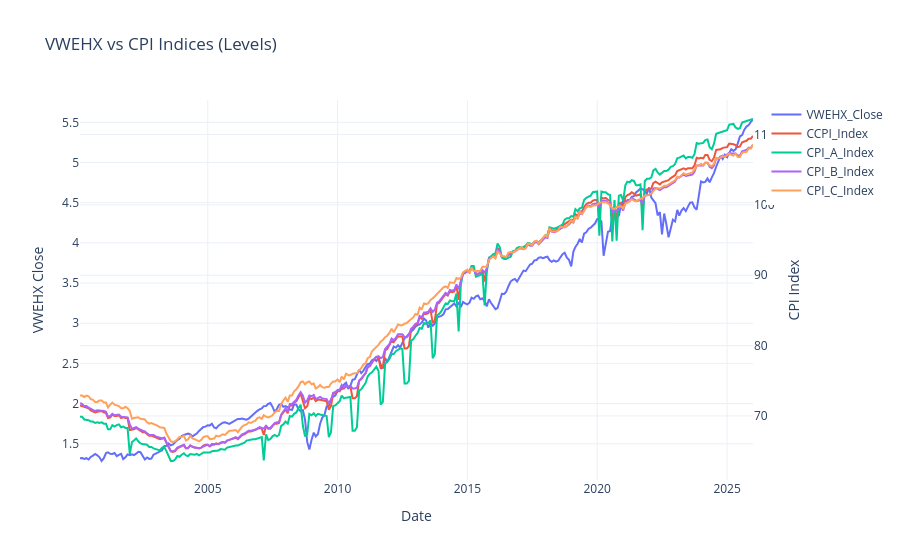
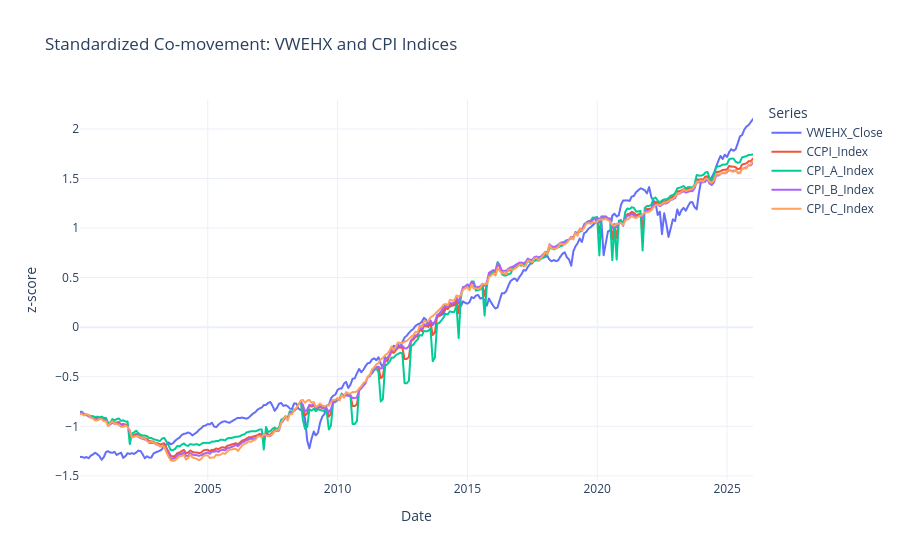

The cell these charts' notebook holds for them, in order:
### Markdown cell above
## 6) Trend visualization (level + standardized)

Standardized plots help compare co-movement despite different scales.

### Code cell
cpi_index_cols = [c for c in ['CCPI_Index', 'CPI_A_Index', 'CPI_B_Index', 'CPI_C_Index'] if c in df.columns]

fig = go.Figure()
fig.add_trace(go.Scatter(x=df['Date'], y=df['VWEHX_Close'], mode='lines', name='VWEHX_Close', yaxis='y1'))
for col in cpi_index_cols:
    fig.add_trace(go.Scatter(x=df['Date'], y=df[col], mode='lines', name=col, yaxis='y2'))

fig.update_layout(
    title='VWEHX vs CPI Indices (Levels)',
    xaxis_title='Date',
    yaxis=dict(title='VWEHX Close'),
    yaxis2=dict(title='CPI Index', overlaying='y', side='right'),
    hovermode='x unified',
    template='plotly_white',
    dragmode='pan',
)
fig.show(config={"scrollZoom": True, "doubleClick": "reset+autosize"})

z_cols = ['VWEHX_Close'] + cpi_index_cols
z = df[['Date'] + z_cols].copy()
for col in z_cols:
    z[col] = (z[col] - z[col].mean()) / z[col].std()

z_long = z.melt(id_vars='Date', var_name='Series', value_name='zscore')
fig2 = px.line(
    z_long,
    x='Date',
    y='zscore',
    color='Series',
    title='Standardized Co-movement: VWEHX and CPI Indices',
)
fig2.update_layout(template='plotly_white', yaxis_title='z-score', dragmode='pan')
fig2.show(config={"scrollZoom": True, "doubleClick": "reset+autosize"})

### Figure 1 — Plotly figure (JSON) as saved in the notebook; plotly's stock layout.template omitted (floating-point values rounded to 4 significant figures; data arrays with more than 128 entries replaced by an {"elided": "..."} marker saying what was removed)
{"data": [{"mode": "lines", "name": "VWEHX_Close", "type": "scatter", "x": {"elided": "312 str values"}, "y": {"elided": "312 float values"}, "yaxis": "y"}, {"mode": "lines", "name": "CCPI_Index", "type": "scatter", "x": {"elided": "312 str values"}, "y": {"elided": "312 float values"}, "yaxis": "y2"}, {"mode": "lines", "name": "CPI_A_Index", "type": "scatter", "x": {"elided": "312 str values"}, "y": {"elided": "312 float values"}, "yaxis": "y2"}, {"mode": "lines", "name": "CPI_B_Index", "type": "scatter", "x": {"elided": "312 str values"}, "y": {"elided": "312 float values"}, "yaxis": "y2"}, {"mode": "lines", "name": "CPI_C_Index", "type": "scatter", "x": {"elided": "312 str values"}, "y": {"elided": "312 float values"}, "yaxis": "y2"}], "layout": {"dragmode": "pan", "hovermode": "x unified", "title": {"text": "VWEHX vs CPI Indices (Levels)"}, "xaxis": {"title": {"text": "Date"}}, "yaxis": {"title": {"text": "VWEHX Close"}}, "yaxis2": {"overlaying": "y", "side": "right", "title": {"text": "CPI Index"}}}}

### Figure 2 — Plotly figure (JSON) as saved in the notebook; plotly's stock layout.template omitted (floating-point values rounded to 4 significant figures; data arrays with more than 128 entries replaced by an {"elided": "..."} marker saying what was removed)
{"data": [{"hovertemplate": "Series=VWEHX_Close<br>Date=%{x}<br>zscore=%{y}<extra></extra>", "legendgroup": "VWEHX_Close", "line": {"color": "#636efa", "dash": "solid"}, "marker": {"symbol": "circle"}, "mode": "lines", "name": "VWEHX_Close", "showlegend": true, "type": "scattergl", "x": {"elided": "312 str values"}, "xaxis": "x", "y": {"elided": "312 float values"}, "yaxis": "y"}, {"hovertemplate": "Series=CCPI_Index<br>Date=%{x}<br>zscore=%{y}<extra></extra>", "legendgroup": "CCPI_Index", "line": {"color": "#EF553B", "dash": "solid"}, "marker": {"symbol": "circle"}, "mode": "lines", "name": "CCPI_Index", "showlegend": true, "type": "scattergl", "x": {"elided": "312 str values"}, "xaxis": "x", "y": {"elided": "312 float values"}, "yaxis": "y"}, {"hovertemplate": "Series=CPI_A_Index<br>Date=%{x}<br>zscore=%{y}<extra></extra>", "legendgroup": "CPI_A_Index", "line": {"color": "#00cc96", "dash": "solid"}, "marker": {"symbol": "circle"}, "mode": "lines", "name": "CPI_A_Index", "showlegend": true, "type": "scattergl", "x": {"elided": "312 str values"}, "xaxis": "x", "y": {"elided": "312 float values"}, "yaxis": "y"}, {"hovertemplate": "Series=CPI_B_Index<br>Date=%{x}<br>zscore=%{y}<extra></extra>", "legendgroup": "CPI_B_Index", "line": {"color": "#ab63fa", "dash": "solid"}, "marker": {"symbol": "circle"}, "mode": "lines", "name": "CPI_B_Index", "showlegend": true, "type": "scattergl", "x": {"elided": "312 str values"}, "xaxis": "x", "y": {"elided": "312 float values"}, "yaxis": "y"}, {"hovertemplate": "Series=CPI_C_Index<br>Date=%{x}<br>zscore=%{y}<extra></extra>", "legendgroup": "CPI_C_Index", "line": {"color": "#FFA15A", "dash": "solid"}, "marker": {"symbol": "circle"}, "mode": "lines", "name": "CPI_C_Index", "showlegend": true, "type": "scattergl", "x": {"elided": "312 str values"}, "xaxis": "x", "y": {"elided": "312 float values"}, "yaxis": "y"}], "layout": {"dragmode": "pan", "legend": {"title": {"text": "Series"}, "tracegroupgap": 0}, "title": {"text": "Standardized Co-movement: VWEHX and CPI Indices"}, "xaxis": {"anchor": "y", "domain": [0, 1], "title": {"text": "Date"}}, "yaxis": {"anchor": "x", "domain": [0, 1], "title": {"text": "z-score"}}}}
